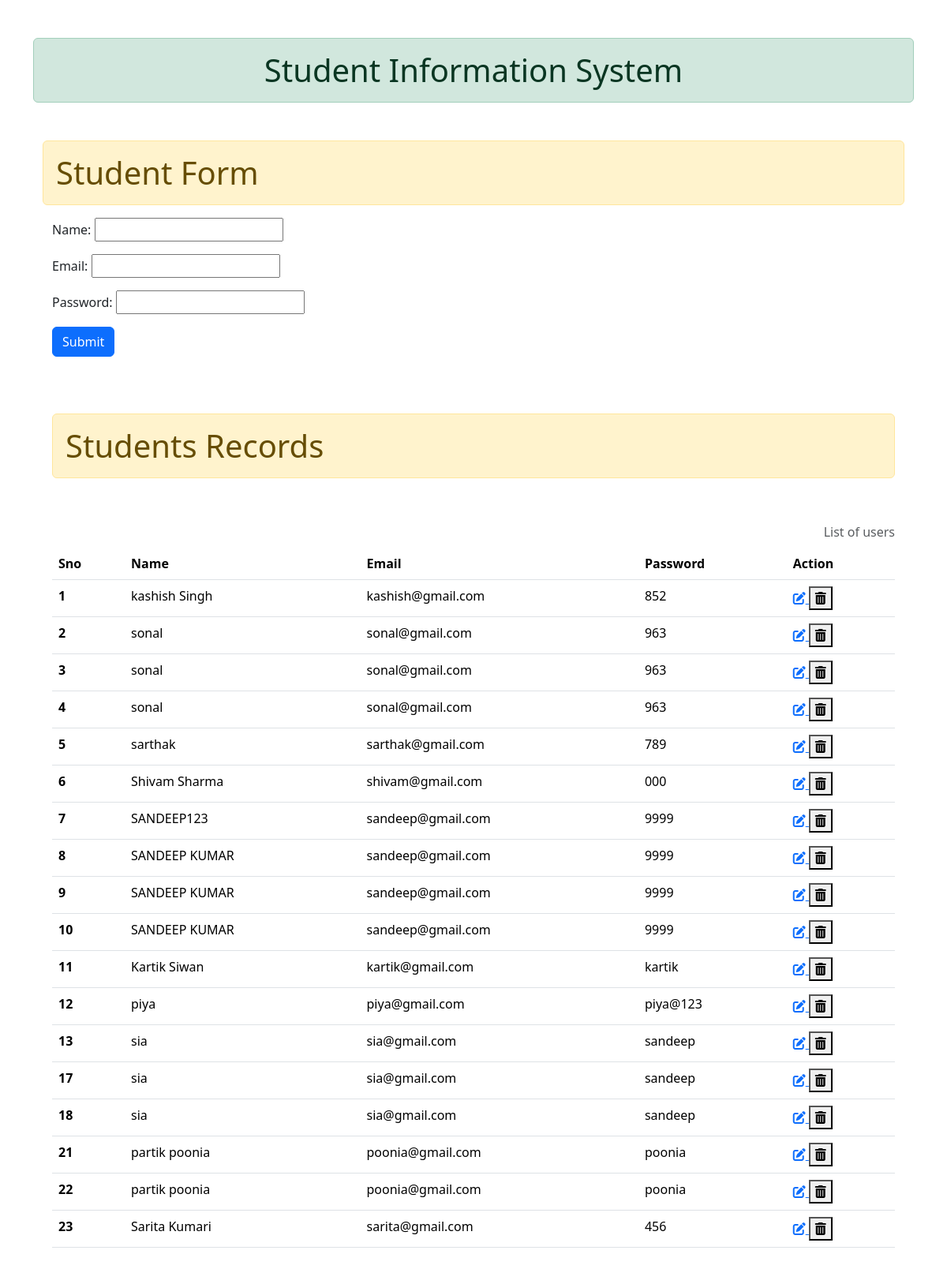
The page / on the database its author committed.
### app/models.py (models this page shows, shortened)
class Student(models.Model):
    name=models.CharField(max_length=25,null=True)
    email=models.EmailField(max_length=60,null=True)
    password=models.CharField(max_length=12,null=True)

### app/views.py (the view)
# urls.py: 2. Add a URL to urlpatterns:  path('', Home.as_view(), name='home')
def Home(request):
    form=StudentForm()
    if request.method=='POST':
        form=StudentForm(request.POST)
        form.save()
        form=StudentForm()
    data=Student.objects.all()
    context={
        'form':form,
        'data':data,
    }
    return render (request,'app/index.html',context)

### app/forms.py
class StudentForm(ModelForm):
    class Meta:
        model=Student
        fields='__all__'
        Widgets = {
            'name':forms.TextInput(attrs={'class':'form-control'}),
            'email':forms.TextInput(attrs={'class':'form-control'}),
            'password':forms.PasswordInput(attrs={'class':'form-control'}),
        }

### templates/app/index.html (shortened to what this page needs)
{% extends "app/base.html" %}
{% block content %}
<div class="container">
    <h1 class="alert alert-warning">Student Form</h1>
    <div class="container">
        <div class="row">
            <div class="col col-8 offset-2">
    <form method="post">
        {{form.as_p}}
        <input type="submit" value="Submit" class="btn btn-primary">
    </form>
</div>
</div>
<br><br><br>
<h1 class="alert alert-warning">Students Records</h1>
<table class="table caption-top my-5">
    <caption>List of users</caption>
    <thead>
      <tr>
        <th scope="col">Sno</th>
        <th scope="col">Name</th>
        <th scope="col">Email</th>
        <th scope="col">Password</th>
        <th scope="col">Action</th>
      </tr>
    </thead>
    <tbody>
        {% for i in data  %}
      <tr>
        <th scope="row">{{i.id}}</th>
        <td>{{i.name}}</td>
        <td>{{i.email}}</td>
        <td>{{i.password}}</td>
        <td>
            <a href="{% url 'update' i.id %}">
                <i class="fa-solid fa-pen-to-square"></i>
            </a>
            <form action="{% url 'delete' i.id %}" method="post" class="d-inline">
                <button type="submit">
                    <i class="fa-solid fa-trash-can"></i>
                </button>
            </form>
        </td>
      </tr>
      {% endfor %}
    </tbody>
  </table>
</div>
    {% endblock content %}

### templates/app/base.html (shortened to what this page needs)
<!doctype html>
<html lang="en" dir="ltr">
  <head>
    <link rel="stylesheet" href="https://cdn.jsdelivr.net/npm/bootstrap@5.3.3/dist/css/bootstrap.rtl.min.css">
  </head>
  <body>
    <div class="container">
    <h1 class="alert alert-success my-5 text-center">Student Information System</h1>
    {% block content %}
    {% endblock content %}
  </div>
  </body>
</html>

### rows shown on the page
Student: id "1", name "kashish Singh", email "kashish@gmail.com", password "852"
Student: id "2", name "sonal", email "sonal@gmail.com", password "963"
Student: id "3", name "sonal", email "sonal@gmail.com", password "963"
Student: id "4", name "sonal", email "sonal@gmail.com", password "963"
Student: id "5", name "sarthak", email "sarthak@gmail.com", password "789"
Student: id "6", name "Shivam Sharma", email "shivam@gmail.com", password "000"
Student: id "7", name "SANDEEP123", email "sandeep@gmail.com", password "9999"
Student: id "8", name "SANDEEP KUMAR", email "sandeep@gmail.com", password "9999"
Student: id "9", name "SANDEEP KUMAR", email "sandeep@gmail.com", password "9999"
Student: id "10", name "SANDEEP KUMAR", email "sandeep@gmail.com", password "9999"
Student: id "11", name "Kartik Siwan", email "kartik@gmail.com", password "kartik"
Student: id "12", name "piya", email "piya@gmail.com", password "piya@123"
Student: id "13", name "sia", email "sia@gmail.com", password "sandeep"
Student: id "17", name "sia", email "sia@gmail.com", password "sandeep"
Student: id "18", name "sia", email "sia@gmail.com", password "sandeep"
Student: id "21", name "partik poonia", email "poonia@gmail.com", password "poonia"
Student: id "22", name "partik poonia", email "poonia@gmail.com", password "poonia"
Student: id "23", name "Sarita Kumari", email "sarita@gmail.com", password "456"
